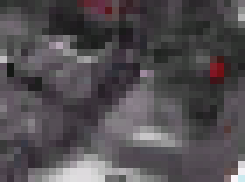
#> input picture pic/main.png, 35 x 26 px (shown 7 times larger)
$ python map.py
#> lines starting #> are read from the running program, lines starting #| are printed output that depends on the picture
### moving.py
# -*- coding: utf-8 -*-
import cv2
from PIL import ImageGrab
from pynput.mouse import Button, Controller
import numpy
import time
import random

mouse = Controller()

# [6 lines left out: function match, not called in this run]

# [6 lines of commented-out code are left out]

def screenshot():
	# bbox = (0, 0, 1920, 1030)
	im = ImageGrab.grab()
	return cv2.cvtColor(numpy.asarray(im), cv2.COLOR_RGB2BGR)

def mouse_click_point():
	mouse.press(Button.left)
	mouse.release(Button.left)

# [13 lines left out: functions mouse_click, mouse_drag, not called in this run]

def get_point(template):
	img = screenshot()
	_, point, _, _ = match(img, template)
	return point

# [100 lines left out: functions get_vertex, move, scan, move_bias, step, step_bias and 3 more, not called in this run]

### map.py
from moving import *

class Map_8_4(object):
	"""docstring for Map_8_4"""
	def __init__(self):
		super(Map_8_4, self).__init__()
		# 静态量：
		# 地图标志物：敌舰队种类，问号，弹药，障碍物，x轴，y轴
		self.normals = []
		self.normals.append(cv2.imread('./pic/main.png'))
		self.normals.append(cv2.imread('./pic/defence.png'))
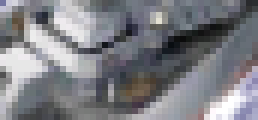
#> input picture pic/defence.png, 43 x 20 px (shown 6 times larger)
		self.x = cv2.imread('./pic/x.png')
		self.y = cv2.imread('./pic/y.png')
		self.space = cv2.imread('./pic/space.png')
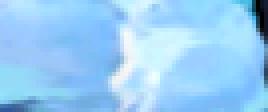
#> input picture pic/space.png, 67 x 28 px (shown 4 times larger)
#> self.space is the input picture: shape (28, 67, 3); mean B, G, R 245.2, 205.5, 152.4

		# 其他特征：确保的通路范围，boss坐标，地图移正需要的偏移量
		space_point = get_point(self.space)
		self.boss_point = (space_point[0], space_point[1]+115)
		self.correct = (-205,-205)

		x_vertex = get_vertex(self.x)
		y_vertex = get_vertex(self.y)
		self.route0 = (x_vertex[0],x_vertex[1],(x_vertex[0][0],y_vertex[2][1]),(x_vertex[1][0],y_vertex[2][1]))
		self.route1 = (y_vertex[1],(9999,y_vertex[1][1]),y_vertex[3],(9999,y_vertex[2][1]))
		# 动态量（每战更新）：
		# 所有敌人坐标，我方位置（保留）
		self.enemy_points = []
		self.ours = []
		# 函数
		# 获取所有敌人坐标 更新至动态量
		# 寻找通路内敌人 返回坐标列表

def main():
	m8_4 = Map_8_4()
	move(m8_4.x)
	print(m8_4.route0)
	print(m8_4.route1)
	mouse_drag(m8_4.correct)

if __name__ == '__main__':
#> (the run stopped early here; a loop or call above may not have finished)
